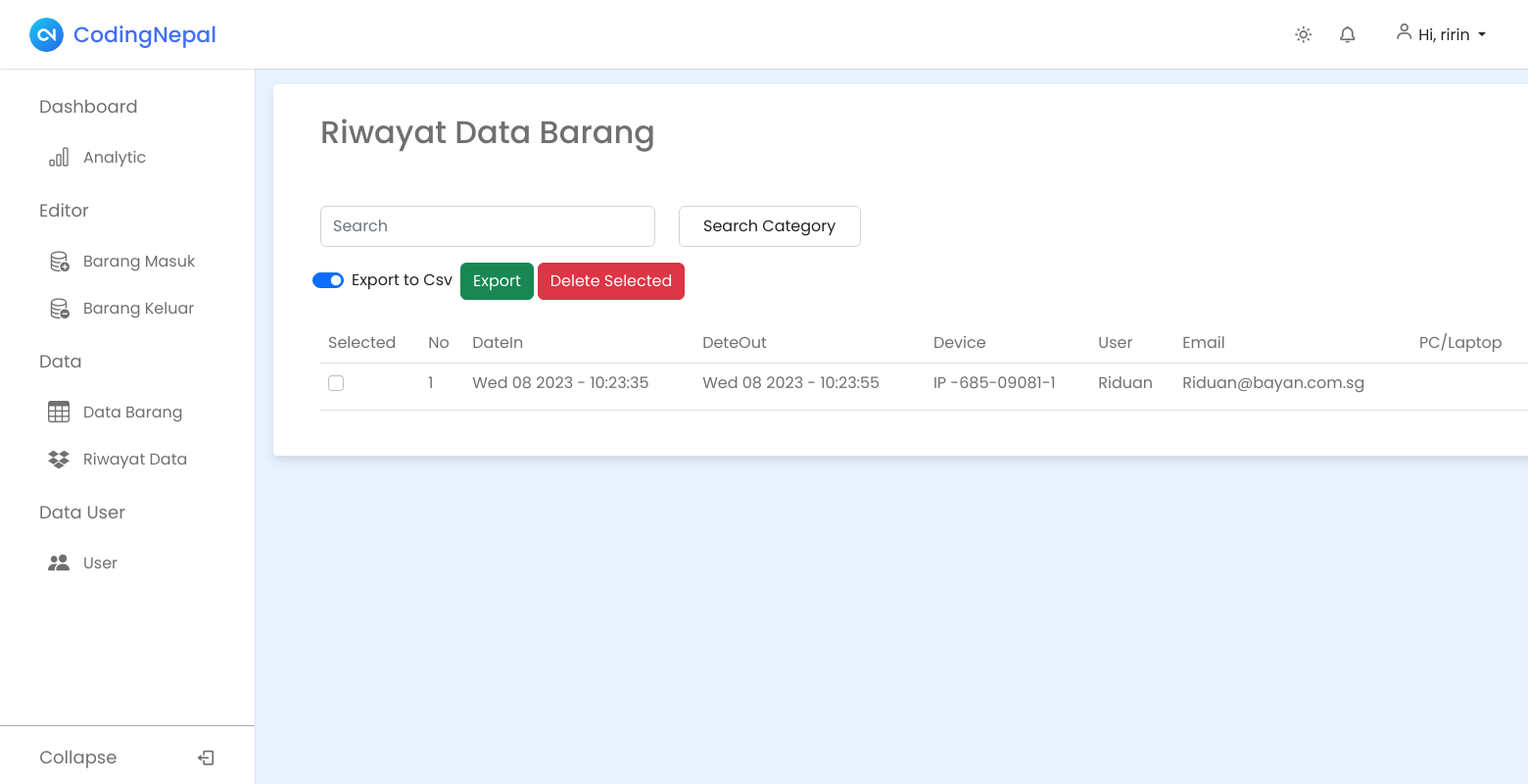
The app's page /dashboard/riwayatdata (signed in), older data.
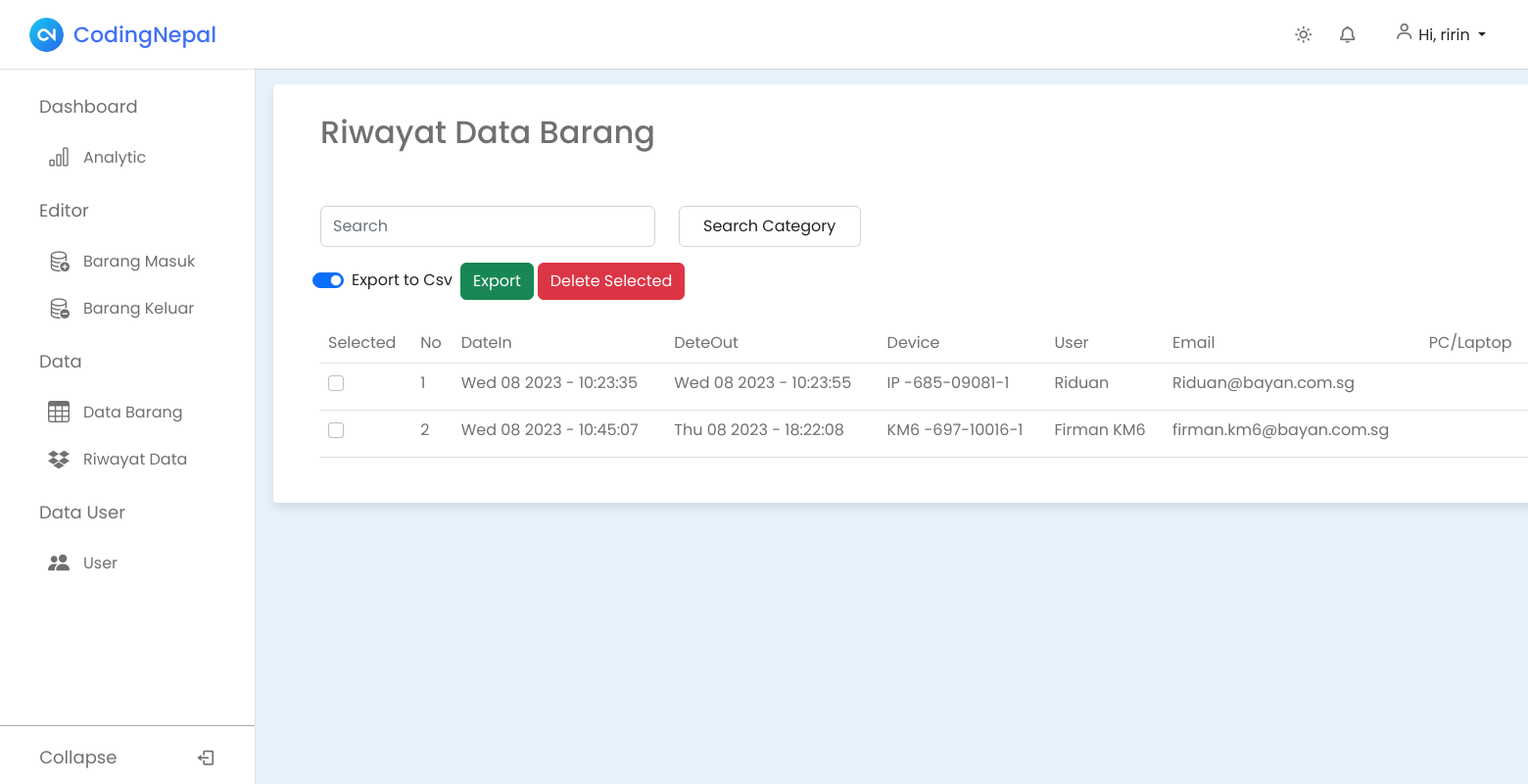
The same page, newer data.
### gudang/models.py (models this page shows, shortened)
class BarangKeluar(models.Model):
    nama = models.ForeignKey(
        User, on_delete=models.CASCADE, blank=True, null=True)
    date_keluar = models.CharField(max_length=100, blank=True, null=True)
    date_masuk = models.CharField(max_length=100, blank=True, null=True)
    device = models.TextField(max_length=100)
    user = models.TextField(max_length=100)
    email = models.TextField(max_length=100)
    pc = models.TextField(max_length=100)
    os = models.TextField(max_length=100)
    cpu = models.TextField(max_length=100)
    vga = models.TextField(max_length=100)
    ram = models.TextField(max_length=100)
    model = models.TextField(max_length=100)
    serialnumber = models.TextField(max_length=100)
    description = models.TextField(max_length=100)
    kategori = models.ForeignKey(Kategori, on_delete=models.CASCADE)
    class Meta:
        verbose_name_plural = "barang keluar"

### gudang/views.py (the view)
# urls.py: path("riwayatdata", tbriwayatdata, name="riwayatdata"),
@login_required
def tbriwayatdata(request):
    template_name = "tbriwayatbarang.html"
    global results
    results = None
    riwayatDT = BarangKeluar.objects.all()
    kategori = Kategori.objects.all()
    get_kategori = str(request.POST.get('kategori'))
    get_search = request.POST.get('search')
    print(get_kategori)
    print(get_search)
    search_category = BarangKeluar.objects.filter(
        kategori__kategori__contains=get_kategori)
    if get_search:
        queries = Q(date_masuk__icontains=get_search) | Q(date_keluar__icontains=get_search) | Q(device__icontains=get_search) | Q(user__icontains=get_search) | Q(email__icontains=get_search) | Q(pc__icontains=get_search) | Q(os__icontains=get_search) | Q(
            cpu__icontains=get_search) | Q(vga__icontains=get_search) | Q(ram__icontains=get_search) | Q(model__icontains=get_search) | Q(serialnumber__icontains=get_search) | Q(description__icontains=get_search)
        results = BarangKeluar.objects.filter(queries)
    elif get_kategori:
        results = BarangKeluar.objects.filter(
            kategori__kategori__contains=get_kategori)
    context = {
        "riwayatDT": riwayatDT,
        'kategori': kategori,
        's_kategori': search_category,
        'get_kategori': get_kategori,
        'get_search': get_search,
        'results': results,
    }
    return render(request, template_name, context)

### gudang/models.py (called while the page is built)
    def __str__(self):
        return self.kategori

### templates/tbriwayatbarang.html (shortened to what this page needs)
{% extends "base.html" %} {% block content %}
<div class="container-fluid px-5 col-2 rounded-1">
  <h2 class="title">Riwayat Data Barang</h2>
  <br />
  <div class="row g-3 align-item-center mt-2 mb-4">
    <div class="col-auto">
      <form
        class="d-flex"
        role="search"
        method="post"
        action="{% url 'riwayatdata' %}"
      >
        <input
          class="form-control me-2 py-2"
          type="search"
          name="search"
          placeholder="Search"
          aria-label="Search"
        />
      </form>
    </div>
    <div class="col-auto">
      <form
        class="d-flex"
        role="search"
        method="post"
        action="{% url 'riwayatdata' %}"
      >
        <select
          id="inputState"
          class="form-control py-0 px-4 m-0"
          name="kategori"
          onchange="this.form.submit()"
        >
          <option selected>Search Category</option>
        </select>
      </form>
    </div>
    <div>
      <div class="d-flex align-items-center">
        <form
          action="{% url 'exportcsv' %}"
          class="d-flex align-items-center row g-3"
        >
          <div class="form-check form-switch col-auto">
            <input
              class="form-check-input"
              type="checkbox"
              role="switch"
              id="flexSwitchCheckChecked"
              onclick="myFunction()"
              checked
            />
            <label
              class="form-check-label"
              id="labelcsv"
              for="flexSwitchCheckChecked"
              >Export to Csv</label
            >
          </div>
          <button type="submit" class="col-auto btn btn-success" id="exp">
            Export
          </button>
        </form>
        <div class="row m-lg-0">
          <div class="col">
            <button type="button" class="btn btn-danger" id="deleteSelected">Delete Selected</button>
          </div>
      </div>
      </div>
    </div>
  </div>
  <div class="row">
    <form id="deleteForm" method="post" action="{% url 'delete_selected' %}">
      <table class="table">
        <thead>
          <tr>
            <td class="col">Selected</td>
            <td class="col">No</td>
            <td class="col">DateIn</td>
            <td class="col">DeteOut</td>
            <td class="col">Device</td>
            <td class="col">User</td>
            <td class="col">Email</td>
            <td class="col">PC/Laptop</td>
          </tr>
        </thead>
        {% if not results %}
        <tbody>
          {% for data in riwayatDT %}
          <tr>
            <td>
              <input
                type="checkbox"
                class="form-check-input"
                name="selected_items"
                value="{{ data.id }}"
              />
            </td>
            <td>{{ forloop.counter }}</td>
            <td>{{ data.date_masuk }}</td>
            <td>{{ data.date_keluar }}</td>
            <td>{{ data.device }}</td>
            <td>{{ data.user }}</td>
            <td>{{ data.email }}</td>
            <td>{{ data.pclaptop }}</td>
                    </div>
                  </div>
          </tr>
          {% endfor %}
        {% endif %}
{% endblock content %}

### templates/base.html (shortened to what this page needs)
{% load static %}
<!DOCTYPE html>
<html lang="en">
  <head>
    <link href="https://unpkg.com/boxicons@2.1.4/css/boxicons.min.css" rel="stylesheet" />
    <link rel="stylesheet" href="https://unicons.iconscout.com/release/v4.0.0/css/line.css">
    <link rel="stylesheet" href="sweetalert2.min.css">
    <link href="https://cdn.jsdelivr.net/npm/bootstrap@5.2.1/dist/css/bootstrap.min.css" rel="stylesheet">
    <link rel="stylesheet" href="https://cdn.jsdelivr.net/npm/bootstrap-icons@1.10.5/font/bootstrap-icons.css">
    <link rel="stylesheet" href="{% static 'css/form.css' %}">
    <link rel="stylesheet" href="{% static 'css/style.css' %} ">
  </head>
  <body>
    <nav class="sidebar">
      <div class="menu_content">
        {% if request.session.is_operator == 'operator'%}
        <ul class="menu_items">
          <div class="menu_title menu_dahsboard"></div>
          <li class="item">
            <a href="{% url 'analitic' %}" class="nav_link">
              <span class="navlink_icon">
                <i class="bi bi-bar-chart"></i>
              </span>
              <span class="navlink">Analytic</span>
            </a>
          </li>
        </ul>
        <ul class="menu_items">
          <div class="menu_title menu_editor"></div>
          <li class="item">
            <a href="{% url 'barangmasuk' %}" class="nav_link">
              <span class="navlink_icon">
                <i class="bi bi-database-add"></i>
              </span>
              <span class="navlink">Barang Masuk</span>
            </a>
          </li>
          <li class="item">
            <a href="{% url 'barangkeluar' %}" class="nav_link">
              <span class="navlink_icon">
                <i class="bi bi-database-dash"></i>
              </span>
              <span class="navlink">Barang Keluar</span>
            </a>
          </li>
        </ul>
        <ul class="menu_items">
          <div class="menu_title menu_setting"></div>
          <li class="item">
            <a href="{% url 'tbdatabarang' %}" class="nav_link">
              <span class="navlink_icon">
                <i class="bi bi-table"></i>
              </span>
              <span class="navlink">Data Barang</span>
            </a>
          </li>
          <li class="item">
            <a href="{% url 'riwayatdata' %}" class="nav_link">
              <span class="navlink_icon">
                <i class="bi bi-dropbox"></i>
              </span>
              <span class="navlink">Riwayat Data</span>
            </a>
          </li>
        </ul>
          <ul class="menu_items">
              <div class="menu_title menu_data"></div>
              <li class="item">
                  <a href="{% url 'usertb' %}" class="nav_link">
                      <span class="navlink_icon">
                          <i class="bi bi-people-fill"></i>
                      </span>
                      <span class="navlink">User</span>
                  </a>
              </li>
          </ul>
        {% endif %}
        <div class="bottom_content">
          <div class="bottom expand_sidebar">
            <span> Expand</span>
          </div>
          <div class="bottom collapse_sidebar">
            <span> Collapse</span>
            <i class='bx bx-log-out'></i>
          </div>
        </div>
      </div>
    </nav>
  <section class="dashboard">
    <nav class="navbar">
      <div class="logo_item">
        <img src="{% static 'image/logo.png'%}" alt=""></i>CodingNepal
      </div>
      <div class="navbar_content">
        <i class='bx bx-sun' id="darkLight"></i>
        <i class='bx bx-bell'></i>
        {% if request.session.is_operator == 'operator' %}
        <div class="dropdown">
            <button class="btn dropdown-toggle" type="button" id="userDropdown" data-bs-toggle="dropdown" aria-expanded="false">
              <i class='bx bx-user'></i>  Hi, {{ request.user.username|truncatechars:10 }}
            </button>
        </div>
        {% endif %}
    </div>
    </nav>
    {% block content %}
    {% endblock content %}
  </section>
  </body>
</html>

### static/css/form.css (style rules this page uses)
* { margin: 0; padding: 0; box-sizing: border-box; font-family: 'Poppins', sans-serif; }
:root { --white-color: #fff; --blue-color: #4070f4; --grey-color: #707070; --grey-color-light: #aaa; }
body { background-color: #e7f2fd; transition: all 0.5s ease; min-height: 100vh; align-items: center; justify-content: center; }
.container-fluid { position: relative; max-width: 3000px; width: 500%; border-radius: 6px; padding: 30px; margin:76px 20px 50px 15px; background-color: var(--white-color); border: var(--grey-color) ; box-shadow: 0 5px 10px rgba(0,0,0,0.1); font-family: 'Poppins', sans-serif; }
.input-field input, select { outline: none; font-size: 14px; font-weight: 400; color: #333; border-radius: 5px; border: 1px solid #aaa; padding: 0 15px; height: 42px; margin: 8px 0; }

### static/css/style.css (style rules this page uses)
* { margin: 0; padding: 0; box-sizing: border-box; font-family: "Poppins", sans-serif; }
:root { --white-color: #fff; --blue-color: #4070f4; --grey-color: #707070; --grey-color-light: #aaa; }
body { background-color: #e7f2fd; transition: all 0.5s ease; }
td.col { color: var(--grey-color); }
td { color: var(--grey-color); }
.title { color: var(--grey-color); }
.navbar { position: fixed; top: 0; width: 100%; left: 0; background-color: var(--white-color); display: flex; align-items: center; justify-content: space-between; padding: 15px 30px; z-index: 1000; box-shadow: 0 0 2px var(--grey-color-light); }
.logo_item { display: flex; align-items: center; column-gap: 10px; font-size: 22px; font-weight: 500; color: var(--blue-color); }
.navbar img { width: 35px; height: 35px; border-radius: 50%; }
.navbar_content { display: flex; align-items: center; column-gap: 25px; }
.navbar_content i { cursor: pointer; font-size: 20px; color: var(--grey-color); }
.sidebar { background-color: var(--white-color); width: 260px; position: fixed; top: 0; left: 0; height: 100%; padding: 80px 20px; z-index: 100; overflow-y: scroll; box-shadow: 0 0 1px var(--grey-color-light); transition: all 0.5s ease; }
.menu_content { position: relative; }
.dashboard { position: relative; left: 250px; background-color: var(--panel-color); min-height: 100vh; width: calc(100% - 250px); padding: 10px 14px; transition: var(--tran-05); }
.menu_title { margin: 15px 0; padding: 0 20px; font-size: 18px; }
.menu_title::before { color: var(--grey-color); white-space: nowrap; }
.menu_dahsboard::before { content: "Dashboard"; }
.menu_editor::before { content: "Editor"; }
.menu_setting::before { content: "Data"; }
.menu_data::before { content: "Data User"; }
.menu_items { padding: 0; list-style: none; }
.navlink_icon { position: relative; font-size: 22px; min-width: 50px; line-height: 40px; display: inline-block; text-align: center; border-radius: 6px; }
.navlink_icon::before { content: ""; position: absolute; height: 100%; width: calc(100% + 100px); left: -20px; }
.sidebar .nav_link { display: flex; align-items: center; width: 100%; padding: 4px 15px; border-radius: 8px; text-decoration: none; color: var(--grey-color); white-space: nowrap; }
.bottom_content { position: fixed; bottom: 60px; left: 0; width: 260px; cursor: pointer; transition: all 0.5s ease; }
.bottom { position: absolute; display: flex; align-items: center; left: 0; justify-content: space-around; padding: 18px 0; text-align: center; width: 100%; color: var(--grey-color); border-top: 1px solid var(--grey-color-light); background-color: var(--white-color); }
.bottom i { font-size: 20px; }
.bottom span { font-size: 18px; }

Row changes from the older to the newer data that the page shows:
added BarangKeluar: date_masuk "Wed 08 2023 - 10:45:07", date_keluar "Thu 08 2023 - 18:22:08", device "KM6 -697-10016-1", user "Firman KM6", email "firman.km6@bayan.com.sg"
